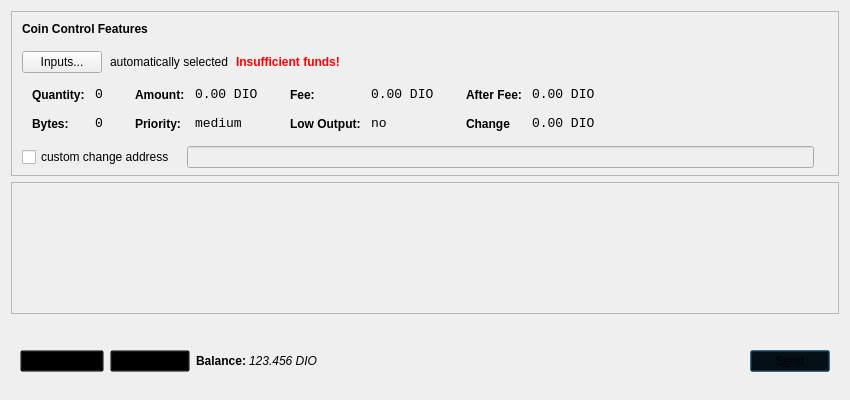
<?xml version="1.0" encoding="UTF-8"?>
<ui version="4.0">
 <class>SendCoinsDialog</class>
 <widget class="QDialog" name="SendCoinsDialog">
  <property name="geometry">
   <rect>
    <x>0</x>
    <y>0</y>
    <width>850</width>
    <height>400</height>
   </rect>
  </property>
  <property name="font">
   <font>
    <family>Segoe UI</family>
   </font>
  </property>
  <property name="windowTitle">
   <string>Send Coins</string>
  </property>
  <layout class="QVBoxLayout" name="verticalLayout" stretch="0,1,0">
   <property name="bottomMargin">
    <number>8</number>
   </property>
   <item>
    <widget class="QFrame" name="frameCoinControl">
     <property name="sizePolicy">
      <sizepolicy hsizetype="Expanding" vsizetype="Expanding">
       <horstretch>0</horstretch>
       <verstretch>0</verstretch>
      </sizepolicy>
     </property>
     <property name="maximumSize">
      <size>
       <width>16777215</width>
       <height>16777215</height>
      </size>
     </property>
     <property name="frameShape">
      <enum>QFrame::StyledPanel</enum>
     </property>
     <property name="frameShadow">
      <enum>QFrame::Sunken</enum>
     </property>
     <layout class="QVBoxLayout" name="verticalLayoutCoinControl2">
      <property name="spacing">
       <number>6</number>
      </property>
      <property name="leftMargin">
       <number>0</number>
      </property>
      <property name="topMargin">
       <number>0</number>
      </property>
      <property name="rightMargin">
       <number>0</number>
      </property>
      <property name="bottomMargin">
       <number>6</number>
      </property>
      <item>
       <layout class="QVBoxLayout" name="verticalLayoutCoinControl" stretch="0,0,0,0,1">
        <property name="spacing">
         <number>0</number>
        </property>
        <property name="leftMargin">
         <number>10</number>
        </property>
        <property name="topMargin">
         <number>10</number>
        </property>
        <item>
         <layout class="QHBoxLayout" name="horizontalLayoutCoinControl1">
          <property name="bottomMargin">
           <number>15</number>
          </property>
          <item>
           <widget class="QLabel" name="labelCoinControlFeatures">
            <property name="sizePolicy">
             <sizepolicy hsizetype="Preferred" vsizetype="Maximum">
              <horstretch>0</horstretch>
              <verstretch>0</verstretch>
             </sizepolicy>
            </property>
            <property name="font">
             <font>
              <weight>75</weight>
              <bold>true</bold>
             </font>
            </property>
            <property name="styleSheet">
             <string notr="true">font-weight:bold;</string>
            </property>
            <property name="text">
             <string>Coin Control Features</string>
            </property>
           </widget>
          </item>
         </layout>
        </item>
        <item>
         <layout class="QHBoxLayout" name="horizontalLayoutCoinControl2" stretch="0,0,0,0">
          <property name="spacing">
           <number>8</number>
          </property>
          <property name="bottomMargin">
           <number>10</number>
          </property>
          <item>
           <widget class="QPushButton" name="pushButtonCoinControl">
            <property name="styleSheet">
             <string notr="true"/>
            </property>
            <property name="text">
             <string>Inputs...</string>
            </property>
           </widget>
          </item>
          <item>
           <widget class="QLabel" name="labelCoinControlAutomaticallySelected">
            <property name="text">
             <string>automatically selected</string>
            </property>
            <property name="margin">
             <number>5</number>
            </property>
           </widget>
          </item>
          <item>
           <widget class="QLabel" name="labelCoinControlInsuffFunds">
            <property name="font">
             <font>
              <weight>75</weight>
              <bold>true</bold>
             </font>
            </property>
            <property name="styleSheet">
             <string notr="true">color:red;font-weight:bold;</string>
            </property>
            <property name="text">
             <string>Insufficient funds!</string>
            </property>
            <property name="margin">
             <number>5</number>
            </property>
           </widget>
          </item>
          <item>
           <spacer name="horizontalSpacerCoinControl">
            <property name="orientation">
             <enum>Qt::Horizontal</enum>
            </property>
            <property name="sizeHint" stdset="0">
             <size>
              <width>40</width>
              <height>1</height>
             </size>
            </property>
           </spacer>
          </item>
         </layout>
        </item>
        <item>
         <widget class="QWidget" name="widgetCoinControl" native="true">
          <property name="sizePolicy">
           <sizepolicy hsizetype="Preferred" vsizetype="Preferred">
            <horstretch>0</horstretch>
            <verstretch>0</verstretch>
           </sizepolicy>
          </property>
          <property name="minimumSize">
           <size>
            <width>0</width>
            <height>0</height>
           </size>
          </property>
          <property name="styleSheet">
           <string notr="true"/>
          </property>
          <layout class="QHBoxLayout" name="horizontalLayoutCoinControl5">
           <property name="leftMargin">
            <number>0</number>
           </property>
           <property name="topMargin">
            <number>0</number>
           </property>
           <property name="rightMargin">
            <number>0</number>
           </property>
           <property name="bottomMargin">
            <number>0</number>
           </property>
           <item>
            <layout class="QHBoxLayout" name="horizontalLayoutCoinControl3" stretch="0,0,0,1">
             <property name="spacing">
              <number>20</number>
             </property>
             <property name="topMargin">
              <number>0</number>
             </property>
             <property name="bottomMargin">
              <number>10</number>
             </property>
             <item>
              <layout class="QFormLayout" name="formLayoutCoinControl1">
               <property name="horizontalSpacing">
                <number>10</number>
               </property>
               <property name="verticalSpacing">
                <number>14</number>
               </property>
               <property name="leftMargin">
                <number>10</number>
               </property>
               <property name="topMargin">
                <number>4</number>
               </property>
               <property name="rightMargin">
                <number>6</number>
               </property>
               <item row="0" column="0">
                <widget class="QLabel" name="labelCoinControlQuantityText">
                 <property name="styleSheet">
                  <string notr="true">font-weight:bold;</string>
                 </property>
                 <property name="text">
                  <string>Quantity:</string>
                 </property>
                 <property name="margin">
                  <number>0</number>
                 </property>
                </widget>
               </item>
               <item row="0" column="1">
                <widget class="QLabel" name="labelCoinControlQuantity">
                 <property name="font">
                  <font>
                   <family>Monospace</family>
                   <pointsize>10</pointsize>
                  </font>
                 </property>
                 <property name="cursor">
                  <cursorShape>IBeamCursor</cursorShape>
                 </property>
                 <property name="contextMenuPolicy">
                  <enum>Qt::ActionsContextMenu</enum>
                 </property>
                 <property name="text">
                  <string>0</string>
                 </property>
                 <property name="margin">
                  <number>0</number>
                 </property>
                 <property name="textInteractionFlags">
                  <set>Qt::LinksAccessibleByMouse|Qt::TextSelectableByKeyboard|Qt::TextSelectableByMouse</set>
                 </property>
                </widget>
               </item>
               <item row="1" column="0">
                <widget class="QLabel" name="labelCoinControlBytesText">
                 <property name="styleSheet">
                  <string notr="true">font-weight:bold;</string>
                 </property>
                 <property name="text">
                  <string>Bytes:</string>
                 </property>
                </widget>
               </item>
               <item row="1" column="1">
                <widget class="QLabel" name="labelCoinControlBytes">
                 <property name="font">
                  <font>
                   <family>Monospace</family>
                   <pointsize>10</pointsize>
                  </font>
                 </property>
                 <property name="cursor">
                  <cursorShape>IBeamCursor</cursorShape>
                 </property>
                 <property name="contextMenuPolicy">
                  <enum>Qt::ActionsContextMenu</enum>
                 </property>
                 <property name="text">
                  <string>0</string>
                 </property>
                 <property name="textInteractionFlags">
                  <set>Qt::LinksAccessibleByMouse|Qt::TextSelectableByKeyboard|Qt::TextSelectableByMouse</set>
                 </property>
                </widget>
               </item>
              </layout>
             </item>
             <item>
              <layout class="QFormLayout" name="formLayoutCoinControl2">
               <property name="horizontalSpacing">
                <number>10</number>
               </property>
               <property name="verticalSpacing">
                <number>14</number>
               </property>
               <property name="leftMargin">
                <number>6</number>
               </property>
               <property name="topMargin">
                <number>4</number>
               </property>
               <property name="rightMargin">
                <number>6</number>
               </property>
               <item row="0" column="0">
                <widget class="QLabel" name="labelCoinControlAmountText">
                 <property name="styleSheet">
                  <string notr="true">font-weight:bold;</string>
                 </property>
                 <property name="text">
                  <string>Amount:</string>
                 </property>
                 <property name="margin">
                  <number>0</number>
                 </property>
                </widget>
               </item>
               <item row="0" column="1">
                <widget class="QLabel" name="labelCoinControlAmount">
                 <property name="font">
                  <font>
                   <family>Monospace</family>
                   <pointsize>10</pointsize>
                  </font>
                 </property>
                 <property name="cursor">
                  <cursorShape>IBeamCursor</cursorShape>
                 </property>
                 <property name="contextMenuPolicy">
                  <enum>Qt::ActionsContextMenu</enum>
                 </property>
                 <property name="text">
                  <string>0.00 DIO</string>
                 </property>
                 <property name="textInteractionFlags">
                  <set>Qt::LinksAccessibleByMouse|Qt::TextSelectableByKeyboard|Qt::TextSelectableByMouse</set>
                 </property>
                </widget>
               </item>
               <item row="1" column="0">
                <widget class="QLabel" name="labelCoinControlPriorityText">
                 <property name="styleSheet">
                  <string notr="true">font-weight:bold;</string>
                 </property>
                 <property name="text">
                  <string>Priority:</string>
                 </property>
                </widget>
               </item>
               <item row="1" column="1">
                <widget class="QLabel" name="labelCoinControlPriority">
                 <property name="font">
                  <font>
                   <family>Monospace</family>
                   <pointsize>10</pointsize>
                  </font>
                 </property>
                 <property name="cursor">
                  <cursorShape>IBeamCursor</cursorShape>
                 </property>
                 <property name="contextMenuPolicy">
                  <enum>Qt::ActionsContextMenu</enum>
                 </property>
                 <property name="text">
                  <string>medium</string>
                 </property>
                 <property name="textInteractionFlags">
                  <set>Qt::LinksAccessibleByMouse|Qt::TextSelectableByKeyboard|Qt::TextSelectableByMouse</set>
                 </property>
                </widget>
               </item>
              </layout>
             </item>
             <item>
              <layout class="QFormLayout" name="formLayoutCoinControl3">
               <property name="horizontalSpacing">
                <number>10</number>
               </property>
               <property name="verticalSpacing">
                <number>14</number>
               </property>
               <property name="leftMargin">
                <number>6</number>
               </property>
               <property name="topMargin">
                <number>4</number>
               </property>
               <property name="rightMargin">
                <number>6</number>
               </property>
               <item row="0" column="0">
                <widget class="QLabel" name="labelCoinControlFeeText">
                 <property name="styleSheet">
                  <string notr="true">font-weight:bold;</string>
                 </property>
                 <property name="text">
                  <string>Fee:</string>
                 </property>
                 <property name="margin">
                  <number>0</number>
                 </property>
                </widget>
               </item>
               <item row="0" column="1">
                <widget class="QLabel" name="labelCoinControlFee">
                 <property name="font">
                  <font>
                   <family>Monospace</family>
                   <pointsize>10</pointsize>
                  </font>
                 </property>
                 <property name="cursor">
                  <cursorShape>IBeamCursor</cursorShape>
                 </property>
                 <property name="contextMenuPolicy">
                  <enum>Qt::ActionsContextMenu</enum>
                 </property>
                 <property name="text">
                  <string>0.00 DIO</string>
                 </property>
                 <property name="textInteractionFlags">
                  <set>Qt::LinksAccessibleByMouse|Qt::TextSelectableByKeyboard|Qt::TextSelectableByMouse</set>
                 </property>
                </widget>
               </item>
               <item row="1" column="0">
                <widget class="QLabel" name="labelCoinControlLowOutputText">
                 <property name="styleSheet">
                  <string notr="true">font-weight:bold;</string>
                 </property>
                 <property name="text">
                  <string>Low Output:</string>
                 </property>
                </widget>
               </item>
               <item row="1" column="1">
                <widget class="QLabel" name="labelCoinControlLowOutput">
                 <property name="font">
                  <font>
                   <family>Monospace</family>
                   <pointsize>10</pointsize>
                  </font>
                 </property>
                 <property name="cursor">
                  <cursorShape>IBeamCursor</cursorShape>
                 </property>
                 <property name="contextMenuPolicy">
                  <enum>Qt::ActionsContextMenu</enum>
                 </property>
                 <property name="text">
                  <string>no</string>
                 </property>
                 <property name="textInteractionFlags">
                  <set>Qt::LinksAccessibleByMouse|Qt::TextSelectableByKeyboard|Qt::TextSelectableByMouse</set>
                 </property>
                </widget>
               </item>
              </layout>
             </item>
             <item>
              <layout class="QFormLayout" name="formLayoutCoinControl4">
               <property name="horizontalSpacing">
                <number>10</number>
               </property>
               <property name="verticalSpacing">
                <number>14</number>
               </property>
               <property name="leftMargin">
                <number>6</number>
               </property>
               <property name="topMargin">
                <number>4</number>
               </property>
               <property name="rightMargin">
                <number>6</number>
               </property>
               <item row="0" column="0">
                <widget class="QLabel" name="labelCoinControlAfterFeeText">
                 <property name="styleSheet">
                  <string notr="true">font-weight:bold;</string>
                 </property>
                 <property name="text">
                  <string>After Fee:</string>
                 </property>
                 <property name="margin">
                  <number>0</number>
                 </property>
                </widget>
               </item>
               <item row="0" column="1">
                <widget class="QLabel" name="labelCoinControlAfterFee">
                 <property name="font">
                  <font>
                   <family>Monospace</family>
                   <pointsize>10</pointsize>
                  </font>
                 </property>
                 <property name="cursor">
                  <cursorShape>IBeamCursor</cursorShape>
                 </property>
                 <property name="contextMenuPolicy">
                  <enum>Qt::ActionsContextMenu</enum>
                 </property>
                 <property name="text">
                  <string>0.00 DIO</string>
                 </property>
                 <property name="textInteractionFlags">
                  <set>Qt::LinksAccessibleByMouse|Qt::TextSelectableByKeyboard|Qt::TextSelectableByMouse</set>
                 </property>
                </widget>
               </item>
               <item row="1" column="0">
                <widget class="QLabel" name="labelCoinControlChangeText">
                 <property name="styleSheet">
                  <string notr="true">font-weight:bold;</string>
                 </property>
                 <property name="text">
                  <string>Change</string>
                 </property>
                </widget>
               </item>
               <item row="1" column="1">
                <widget class="QLabel" name="labelCoinControlChange">
                 <property name="font">
                  <font>
                   <family>Monospace</family>
                   <pointsize>10</pointsize>
                  </font>
                 </property>
                 <property name="cursor">
                  <cursorShape>IBeamCursor</cursorShape>
                 </property>
                 <property name="contextMenuPolicy">
                  <enum>Qt::ActionsContextMenu</enum>
                 </property>
                 <property name="text">
                  <string>0.00 DIO</string>
                 </property>
                 <property name="textInteractionFlags">
                  <set>Qt::LinksAccessibleByMouse|Qt::TextSelectableByKeyboard|Qt::TextSelectableByMouse</set>
                 </property>
                </widget>
               </item>
              </layout>
             </item>
            </layout>
           </item>
          </layout>
         </widget>
        </item>
        <item>
         <layout class="QHBoxLayout" name="horizontalLayoutCoinControl4" stretch="0,0,0">
          <property name="spacing">
           <number>12</number>
          </property>
          <property name="sizeConstraint">
           <enum>QLayout::SetDefaultConstraint</enum>
          </property>
          <property name="topMargin">
           <number>5</number>
          </property>
          <property name="rightMargin">
           <number>5</number>
          </property>
          <item>
           <widget class="QCheckBox" name="checkBoxCoinControlChange">
            <property name="text">
             <string>custom change address</string>
            </property>
           </widget>
          </item>
          <item>
           <widget class="QLineEdit" name="lineEditCoinControlChange">
            <property name="enabled">
             <bool>false</bool>
            </property>
            <property name="sizePolicy">
             <sizepolicy hsizetype="Expanding" vsizetype="Fixed">
              <horstretch>0</horstretch>
              <verstretch>0</verstretch>
             </sizepolicy>
            </property>
           </widget>
          </item>
          <item>
           <widget class="QLabel" name="labelCoinControlChangeLabel">
            <property name="sizePolicy">
             <sizepolicy hsizetype="Preferred" vsizetype="Expanding">
              <horstretch>0</horstretch>
              <verstretch>0</verstretch>
             </sizepolicy>
            </property>
            <property name="minimumSize">
             <size>
              <width>0</width>
              <height>0</height>
             </size>
            </property>
            <property name="text">
             <string/>
            </property>
            <property name="margin">
             <number>3</number>
            </property>
           </widget>
          </item>
         </layout>
        </item>
        <item>
         <spacer name="verticalSpacerCoinControl">
          <property name="orientation">
           <enum>Qt::Vertical</enum>
          </property>
          <property name="sizeHint" stdset="0">
           <size>
            <width>800</width>
            <height>1</height>
           </size>
          </property>
         </spacer>
        </item>
       </layout>
      </item>
     </layout>
    </widget>
   </item>
   <item>
    <widget class="QScrollArea" name="scrollArea">
     <property name="widgetResizable">
      <bool>true</bool>
     </property>
     <widget class="QWidget" name="scrollAreaWidgetContents">
      <property name="geometry">
       <rect>
        <x>0</x>
        <y>0</y>
        <width>830</width>
        <height>125</height>
       </rect>
      </property>
      <layout class="QVBoxLayout" name="verticalLayout_2">
       <property name="leftMargin">
        <number>0</number>
       </property>
       <property name="topMargin">
        <number>0</number>
       </property>
       <property name="rightMargin">
        <number>0</number>
       </property>
       <property name="bottomMargin">
        <number>0</number>
       </property>
       <item>
        <layout class="QVBoxLayout" name="entries">
         <property name="spacing">
          <number>6</number>
         </property>
        </layout>
       </item>
       <item>
        <spacer name="verticalSpacer">
         <property name="orientation">
          <enum>Qt::Vertical</enum>
         </property>
         <property name="sizeHint" stdset="0">
          <size>
           <width>20</width>
           <height>40</height>
          </size>
         </property>
        </spacer>
       </item>
      </layout>
     </widget>
    </widget>
   </item>
   <item>
    <widget class="QWidget" name="buttonBar" native="true">
     <property name="styleSheet">
      <string notr="true">background:transparent;</string>
     </property>
     <layout class="QHBoxLayout" name="horizontalLayout">
      <property name="leftMargin">
       <number>9</number>
      </property>
      <property name="topMargin">
       <number>30</number>
      </property>
      <property name="rightMargin">
       <number>9</number>
      </property>
      <property name="bottomMargin">
       <number>20</number>
      </property>
      <item>
       <widget class="QPushButton" name="addButton">
        <property name="maximumSize">
         <size>
          <width>136</width>
          <height>36</height>
         </size>
        </property>
        <property name="toolTip">
         <string>Send to multiple recipients at once</string>
        </property>
        <property name="text">
         <string>Add &amp;Recipient</string>
        </property>
        <property name="autoDefault">
         <bool>false</bool>
        </property>
       </widget>
      </item>
      <item>
       <widget class="QPushButton" name="clearButton">
        <property name="sizePolicy">
         <sizepolicy hsizetype="Minimum" vsizetype="Fixed">
          <horstretch>0</horstretch>
          <verstretch>0</verstretch>
         </sizepolicy>
        </property>
        <property name="maximumSize">
         <size>
          <width>100</width>
          <height>36</height>
         </size>
        </property>
        <property name="toolTip">
         <string>Remove all transaction fields</string>
        </property>
        <property name="text">
         <string>Clear &amp;All</string>
        </property>
        <property name="autoRepeatDelay">
         <number>300</number>
        </property>
        <property name="autoDefault">
         <bool>false</bool>
        </property>
       </widget>
      </item>
      <item>
       <layout class="QHBoxLayout" name="horizontalLayout_2">
        <property name="spacing">
         <number>3</number>
        </property>
        <item>
         <widget class="QLabel" name="label">
          <property name="sizePolicy">
           <sizepolicy hsizetype="Preferred" vsizetype="Fixed">
            <horstretch>0</horstretch>
            <verstretch>0</verstretch>
           </sizepolicy>
          </property>
          <property name="text">
           <string>&lt;html&gt;&lt;head/&gt;&lt;body&gt;&lt;p&gt;&lt;span style=&quot; font-weight:600;&quot;&gt;Balance:&lt;/span&gt;&lt;/p&gt;&lt;/body&gt;&lt;/html&gt;</string>
          </property>
         </widget>
        </item>
        <item>
         <widget class="QLabel" name="labelBalance">
          <property name="sizePolicy">
           <sizepolicy hsizetype="Preferred" vsizetype="Fixed">
            <horstretch>0</horstretch>
            <verstretch>0</verstretch>
           </sizepolicy>
          </property>
          <property name="cursor">
           <cursorShape>IBeamCursor</cursorShape>
          </property>
          <property name="text">
           <string>&lt;html&gt;&lt;head/&gt;&lt;body&gt;&lt;p&gt;&lt;span style=&quot; font-style:italic;&quot;&gt;123.456 DIO&lt;/span&gt;&lt;/p&gt;&lt;/body&gt;&lt;/html&gt;</string>
          </property>
          <property name="textInteractionFlags">
           <set>Qt::LinksAccessibleByMouse|Qt::TextSelectableByKeyboard|Qt::TextSelectableByMouse</set>
          </property>
         </widget>
        </item>
       </layout>
      </item>
      <item>
       <spacer name="horizontalSpacer">
        <property name="orientation">
         <enum>Qt::Horizontal</enum>
        </property>
        <property name="sizeHint" stdset="0">
         <size>
          <width>40</width>
          <height>20</height>
         </size>
        </property>
       </spacer>
      </item>
      <item>
       <widget class="QPushButton" name="sendButton">
        <property name="maximumSize">
         <size>
          <width>96</width>
          <height>36</height>
         </size>
        </property>
        <property name="toolTip">
         <string>Confirm the send action</string>
        </property>
        <property name="text">
         <string>S&amp;end</string>
        </property>
        <property name="default">
         <bool>true</bool>
        </property>
       </widget>
      </item>
     </layout>
    </widget>
   </item>
  </layout>
 </widget>
 <resources/>
 <connections/>
</ui>
